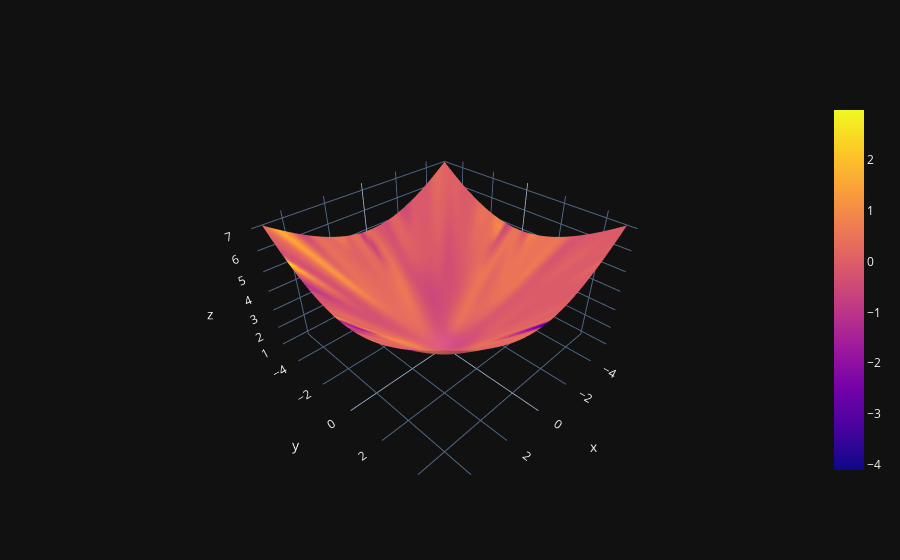

Notebook source saved alongside this figure:
### Code cell
with torch.no_grad():
    torch.manual_seed(2)
    outputs = model(inputs, sample_hidden='pathwise', sample_output='pathwise')
    c = outputs[0]
    x, y, z = inputs.view(num_inputs, num_inputs, -1).unbind(-1)

fig = go.Figure(data=[go.Surface(x=y, y=z, z=x, surfacecolor=c.view_as(x))])
fig.show()

### Figure 1 — Plotly figure (JSON) as saved in the notebook; plotly's stock layout.template omitted (floating-point values rounded to 4 significant figures; data arrays with more than 128 entries replaced by an {"elided": "..."} marker saying what was removed)
{"data": [{"surfacecolor": {"elided": "50x50 float values"}, "type": "surface", "x": {"elided": "50x50 float values"}, "y": {"elided": "50x50 float values"}, "z": {"elided": "50x50 float values"}}], "layout": {}}
